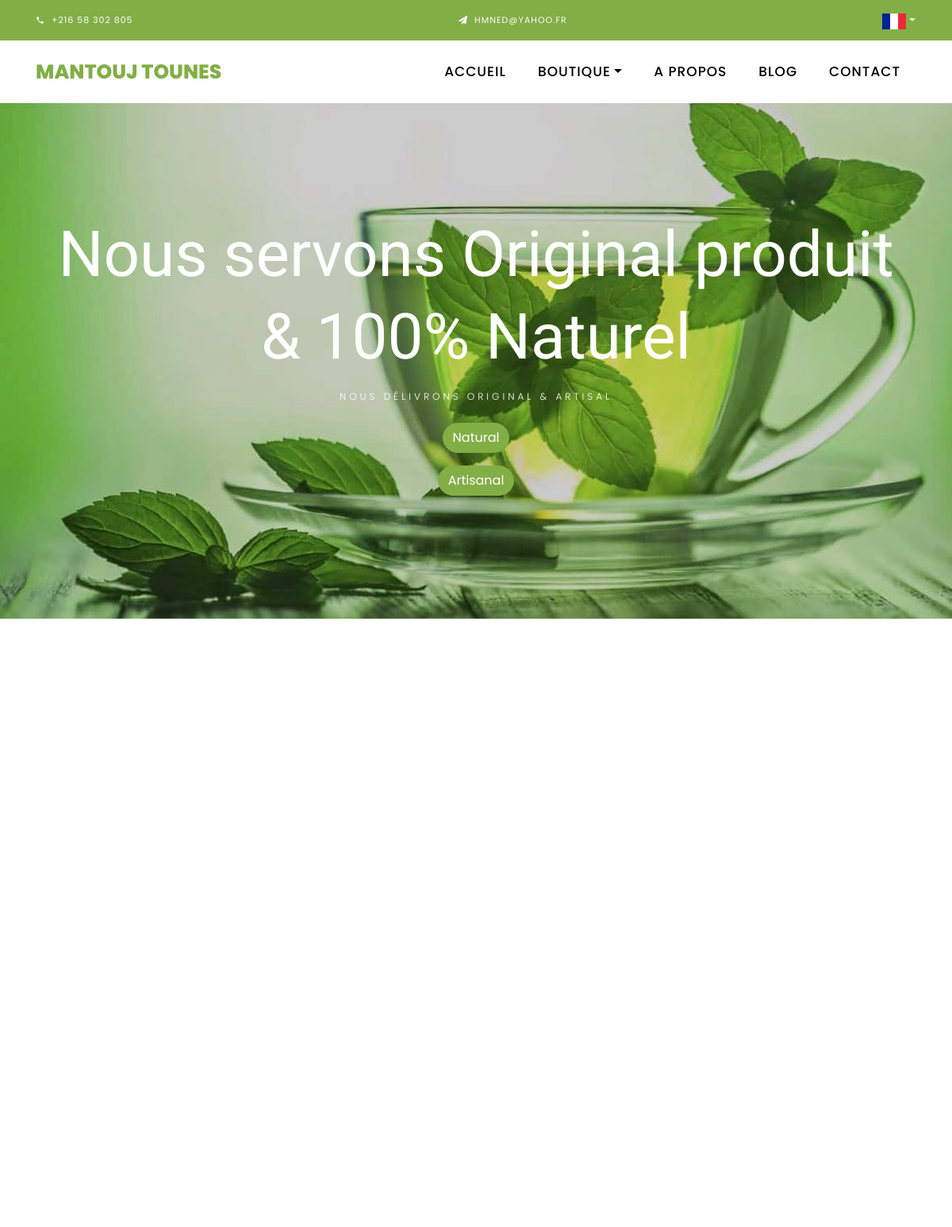
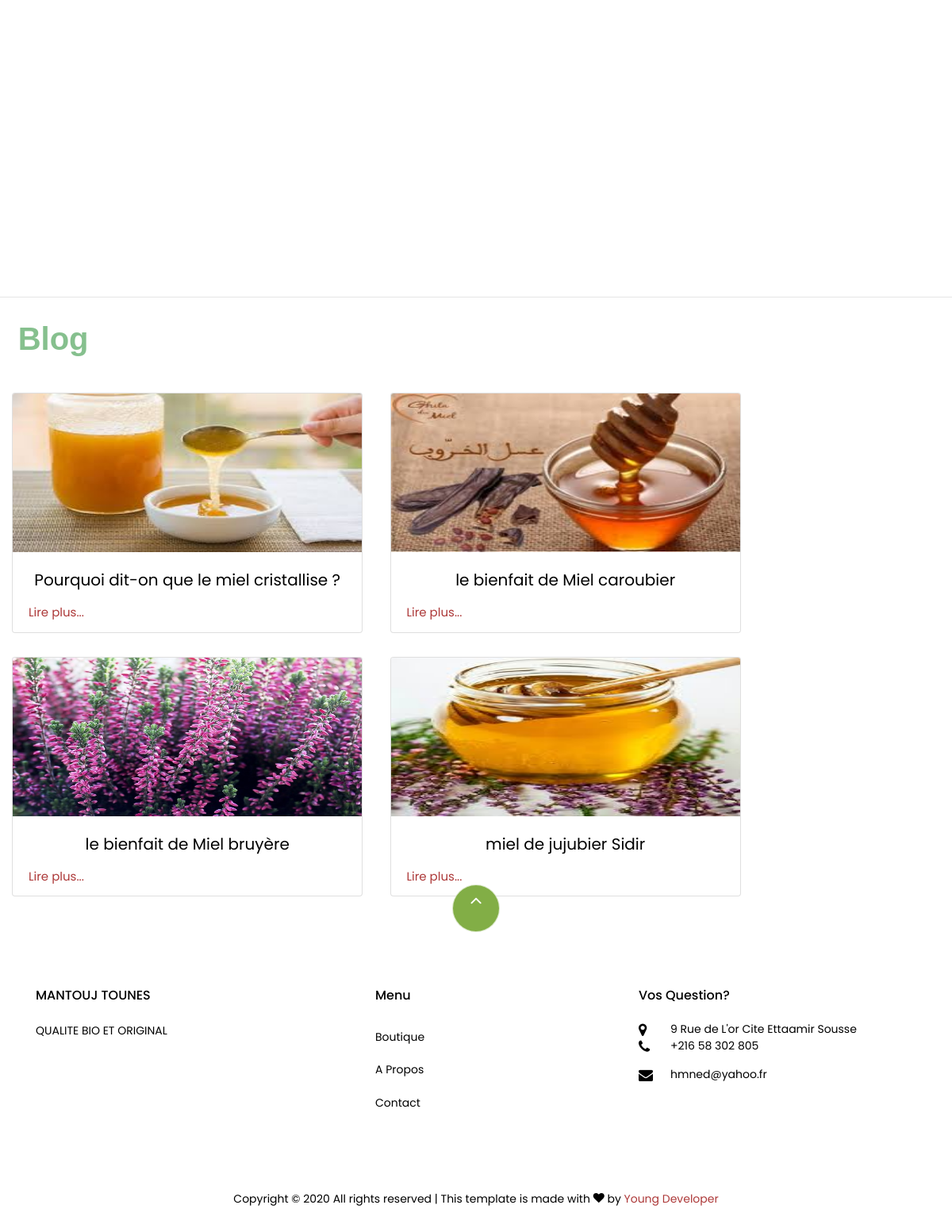
Screenshot of /fr/ with the database file from the repository (2 pictures, top to bottom).
### fr/models.py (models this page shows, shortened)
class HomeSliders(models.Model):
    image = models.ImageField(upload_to='pics')

class Blog(models.Model):
    image = models.ImageField(upload_to='pics')
    Title = models.CharField(max_length=5000)
    body = models.TextField(max_length=10020)
    Imgwidth = models.IntegerField()
    Imgheight = models.IntegerField()

### fr/views.py (the view)
# urls.py: path('', views.index, name='index'),
def index(request):
    blog = Blog.objects.all()
    sliders = HomeSliders.objects.all()
    products = HomeProducts.objects.all()[0]
    return render(request, 'fr/indexfr.html', context={'sliders': sliders, 'products': products, 'blog': blog})

### template/fr/indexfr.html (shortened to what this page needs)
{% load static %}
<!DOCTYPE html>
<html lang="en">
<head>
	<link rel="stylesheet" href="{% static 'css/open-iconic-bootstrap.min.css' %}" />
	<link rel="stylesheet" href="{% static 'css/animate.css' %}" />
	<link rel="stylesheet" href="{% static 'css/owl.carousel.min.css' %}" />
	<link rel="stylesheet" href="{% static 'css/owl.theme.default.min.css' %}" />
	<link rel="stylesheet" href="{% static 'css/magnific-popup.css' %}" />
	<link rel="stylesheet" href="{% static 'css/aos.css' %}" />
	<link rel="stylesheet" href="{% static 'css/ionicons.min.css' %}" />
	<link rel="stylesheet" href="{% static 'css/bootstrap-datepicker.css' %}" />
	<link rel="stylesheet" href="{% static 'css/jquery.timepicker.css' %}" />
	<link rel="stylesheet" href="{% static 'css/flaticon.css' %}" />
	<link rel="stylesheet" href="{% static 'css/icomoon.css' %}" />
	<link rel="stylesheet" href="{% static 'css/style.css' %}" />
</head>
<body class="goto-here">
	<div class="py-1 bg-primary">
		<div class="container">
			<div class="row no-gutters d-flex align-items-start align-items-center px-md-0">
				<div class="col-lg-12 d-block">
					<div class="row d-flex">
						<div class="col-md pr-4 d-flex topper align-items-center">
							<div class="icon mr-2 d-flex justify-content-center align-items-center">
								<span class="icon-phone2"></span>
							</div>
							<span class="text">+216 58 302 805</span>
						</div>
						<div class="col-md pr-4 d-flex topper align-items-center">
							<div class="icon mr-2 d-flex justify-content-center align-items-center">
								<span class="icon-paper-plane"></span>
							</div>
							<span class="text">Hmned@yahoo.fr</span>
						</div>
						<div class="#">
							<a class="nav-link dropdown-toggle" href="#" id="dropdown04" data-toggle="dropdown" aria-haspopup="true" aria-expanded="false" style="color: blanchedalmond;"><img src="{% static 'images/fr.svg' %}" alt="" width="30px" length="30px" /></a>
						</div>
					</div>
				</div>
			</div>
		</div>
	</div>
	<nav class="navbar navbar-expand-lg navbar-dark ftco_navbar bg-dark ftco-navbar-light" id="ftco-navbar">
		<div class="container">
			<a class="navbar-brand" href="/fr">MANTOUJ TOUNES</a>
			<div class="collapse navbar-collapse" id="ftco-nav">
				<ul class="navbar-nav ml-auto">
					<li class="nav-item active"><a href="/fr" class="nav-link">Accueil</a></li>
					<li class="nav-item dropdown">
						<a class="nav-link dropdown-toggle" href="#" id="dropdown04" data-toggle="dropdown"
							aria-haspopup="true" aria-expanded="false">Boutique</a>
					</li>
					<li class="nav-item ">
						<a href="/fr/about" class="nav-link">A Propos</a>
					</li>
					<li class="nav-item">
						<a href="/fr/blog" class="nav-link">Blog</a>
					  </li>
					<li class="nav-item">
						<a href="/fr/contact" class="nav-link">Contact</a>
					</li>
				</ul>
			</div>
		</div>
	</nav>
	<section id="home-section" class="hero">
		<div class="home-slider owl-carousel">
			{% for slider in sliders %}
			<div class="slider-item" style="background-image: url({{ slider.image.url }});">
				<div class="overlay"></div>
				<div class="container">
					<div class="row slider-text justify-content-center align-items-center" data-scrollax-parent="true">
						<div class="col-md-12 ftco-animate text-center">
							<h1 class="mb-2" style=" font-size: 5rem;">
								Nous servons Original produit &amp; 100% Naturel
							</h1>
							<h2 class="subheading mb-4">
								nous délivrons original &amp; Artisal
							</h2>
							<p><a href="shop" class="btn btn-primary">Natural</a></p>
							<p><a href="artisanal" class="btn btn-primary">Artisanal</a></p>
						</div>
					</div>
				</div>
			</div>
			{% endfor %}
		</div>
	</section>
	<section class="ftco-section">
		<div class="container">
			<div class="row no-gutters ftco-services">
			</div>
		</div>
	</section>
	<section class="ftco-section">
		<div class="container">
			<div class="row justify-content-center mb-3 pb-3">
			</div>
		</div>
		<div class="container">
			<div class="row">
			</div>
		</div>
	</section>
	<hr/>
	<h1 style="font-family:'Trebuchet MS','Lucida Sans Unicode', 'Lucida Grande','Lucida Sans', Arial, sans-serif ;color:rgba(2, 124, 18, 0.479); font-size: 40px; margin:0.6cm;"><b>Blog</b></h1>
	{% for a in blog %}
	<div class="card" style="width:11.7cm; margin:0.4cm; display:inline-block; height: 8cm;">
	  <img class="card-img-top" src="{{ a.image.url }}" alt="Card image cap" height={{ a.Imgheight }} width={{ a.Imgwidth }}>
	  <div class="card-body">
		<h5 class="card-title" align="center">{{ a.Title }}</h5>
		<a href="/fr/blog#{{ a.Title }}" class="card-link">Lire plus...</a>
	  </div>
	</div>
	 {% endfor %}
	 <footer class="ftco-footer ftco-section">
		<div class="container">
		  <div class="row">
			<div class="mouse">
			  <a href="#" class="mouse-icon">
				<div class="mouse-wheel">
				  <span class="ion-ios-arrow-up"></span>
				</div>
			  </a>
			</div>
		  </div>
		  <div class="row mb-5">
			<div class="col-md">
			  <div class="ftco-footer-widget mb-4">
				<h2 class="ftco-heading-2">MANTOUJ TOUNES</h2>
				<p>
				  QUALITE BIO ET ORIGINAL
				</p>
				<ul class="ftco-footer-social list-unstyled float-md-left float-lft mt-5">
				</ul>
			  </div>
			</div>
			<div class="col-md">
			  <div class="ftco-footer-widget mb-4 ml-md-5">
				<h2 class="ftco-heading-2">Menu</h2>
				<ul class="list-unstyled">
				  <li><a href="./shop" class="py-2 d-block">Boutique</a></li>
				  <li><a href="./about" class="py-2 d-block">A Propos</a></li>
				  <li><a href="./contact" class="py-2 d-block">Contact</a></li>
				</ul>
			  </div>
			</div>
			<div class="col-md">
			  <div class="ftco-footer-widget mb-4">
				<h2 class="ftco-heading-2">Vos Question?</h2>
				<div class="block-23 mb-3">
				  <ul>
					<li>
					  <span class="icon icon-map-marker"></span><span class="text">9 Rue de L'or Cite Ettaamir Sousse</span>
					</li>
					<li>
					  <a href="#"><span class="icon icon-phone"></span><span class="text">+216 58 302 805</span></a>
					</li>
					<li>
					  <a href="#"><span class="icon icon-envelope"></span><span
						  class="text">hmned@yahoo.fr</span></a>
					</li>
				  </ul>
				</div>
			  </div>
			</div>
		  </div>
		  <div class="row">
			<div class="col-md-12 text-center">
			  <p>
				Copyright &copy;
				All rights reserved | This template is made with
				<i class="icon-heart color-danger" aria-hidden="true"></i> by
				<a href="https://colorlib.com" target="_blank">Young Developer</a>
			  </p>
			</div>
		  </div>
		</div>
	  </footer>
</body>
</html>

### static/css/icomoon.css (style rules this page uses)
[class^="icon-"], [class*=" icon-"] { font-family: 'icomoon' !important; speak: none; font-style: normal; font-weight: normal; font-variant: normal; text-transform: none; line-height: 1; -webkit-font-smoothing: antialiased; -moz-osx-font-smoothing: grayscale; }
.icon-heart:before { content: "\f004"; }
.icon-map-marker:before { content: "\f041"; }
.icon-phone:before { content: "\f095"; }
.icon-envelope:before { content: "\f0e0"; }
.icon-paper-plane:before { content: "\f1d8"; }
.icon-phone2:before { content: "\e0cd"; }

### rows the page displays
HomeSliders: image (picture)
Blog: image (picture), Title "Pourquoi dit-on que le miel cristallise ?"
Blog: image (picture), Title "le bienfait de Miel caroubier"
Blog: image (picture), Title "le bienfait de Miel bruyère"
Blog: image (picture), Title "miel de jujubier Sidir"
